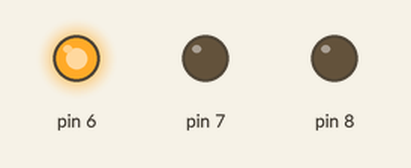
Recording of a sketch running on a simulated Arduino Uno, built with avr-gcc and run on an emulated ATmega328P. Parts: output pins drawn as LEDs (lit = HIGH).

Above: at 2.5 s.
At 5.5 s:
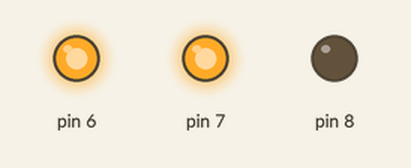
At 8.5 s:
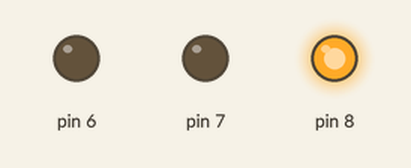
At 11.5 s:
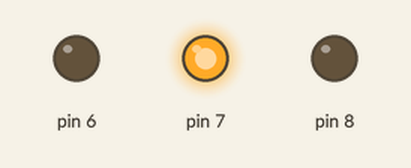
Timing chart, 0 to 15.6 s (numbered marks = the images above):
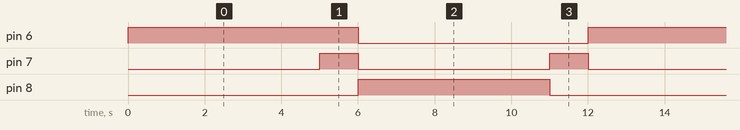

Measured:
- by itself, pin 6: alternates HIGH for 6.0 s and LOW for 6.0 s
- by itself, pin 7: alternates HIGH for 1.0 s and LOW for 5.0 s
- by itself, pin 8: alternates HIGH for 5.0 s and LOW for 7.0 s

The sketch:

Blincken.ino
```cpp
void setup() {
  pinMode(8,OUTPUT);
  pinMode(7,OUTPUT);
  pinMode(6,OUTPUT);

}

void loop() {
  digitalWrite(6,HIGH);
  delay(5000);
  digitalWrite(7,HIGH);
  delay(1000);
  digitalWrite(6,LOW);
  digitalWrite(7,LOW);
  digitalWrite(8,HIGH);
  delay(5000);
  digitalWrite(8,LOW);
  digitalWrite(7,HIGH);
  delay(1000);
  digitalWrite(7,LOW);


}
```
